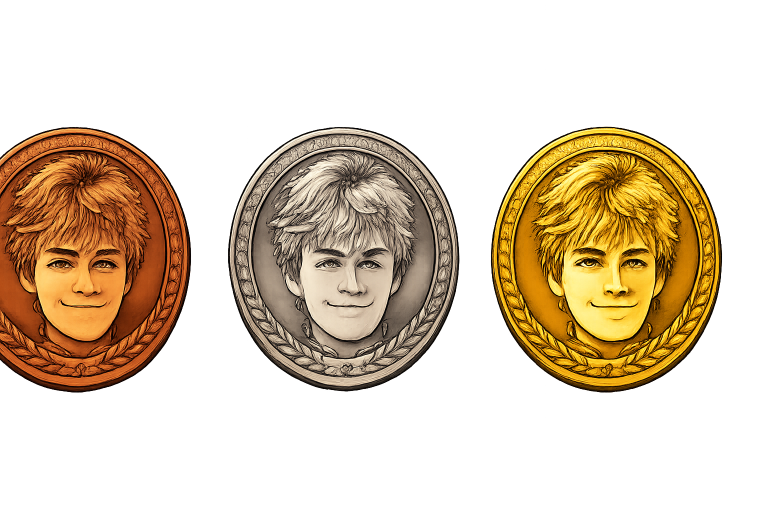
#> input picture tools/medals/source/babafey.png, 1536 x 1024 px (shown at 1/2 size); its folder holds only this picture in this run
$ python build-medals.py
#> lines starting #> are read from the running program, lines starting #| are printed output that depends on the picture; after the words box and inside, x2 and y2 are one past the last pixel; in counts of white or black regions, pixels touching at a corner belong together
"""
The boss medals (gpt-image-1.5, one sheet per boss: bronze, silver, gold left to right, transparent):
tools/medals/source/<boss>.png → public/assets/medals/<boss>-<bronze|silver|gold>.webp (256×256, the medal centred)
Run from the repo root: python3 tools/medals/build-medals.py
"""
import glob, os
import numpy as np
from PIL import Image
from scipy import ndimage

for f in sorted(glob.glob("tools/medals/source/*.png")):
    boss = os.path.basename(f)[:-4]
    img = Image.open(f).convert("RGBA")
#> img is the input picture: PIL image 1536x1024 RGBA; mean R, G, B, A 83.6, 58.5, 28.1, 90
    mask = ndimage.binary_dilation(np.array(img)[:, :, 3] > 30, iterations=6)
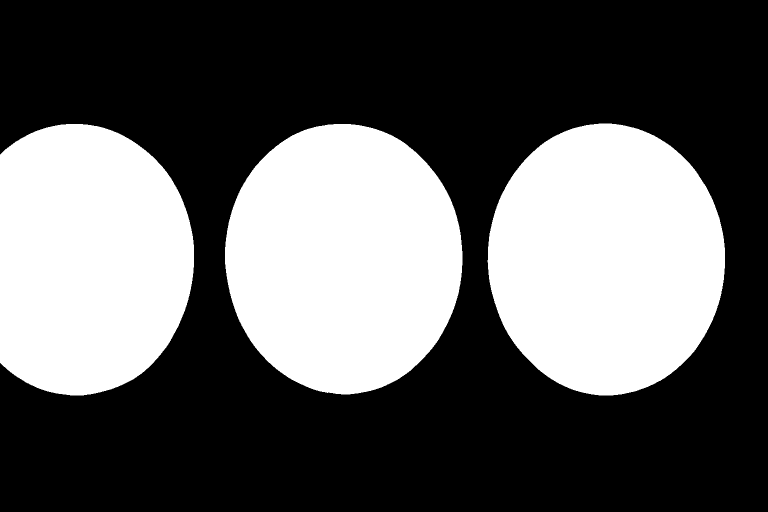
#> mask: shape (1024, 1536) bool (shown at 1/2 size); 36.9% white; 3 white regions, box (x1, y1, x2, y2) and area: (975, 247, 1450, 791) 202099, (450, 248, 925, 789) 201416, (0, 248, 388, 791) 177215
    lab, n = ndimage.label(mask)
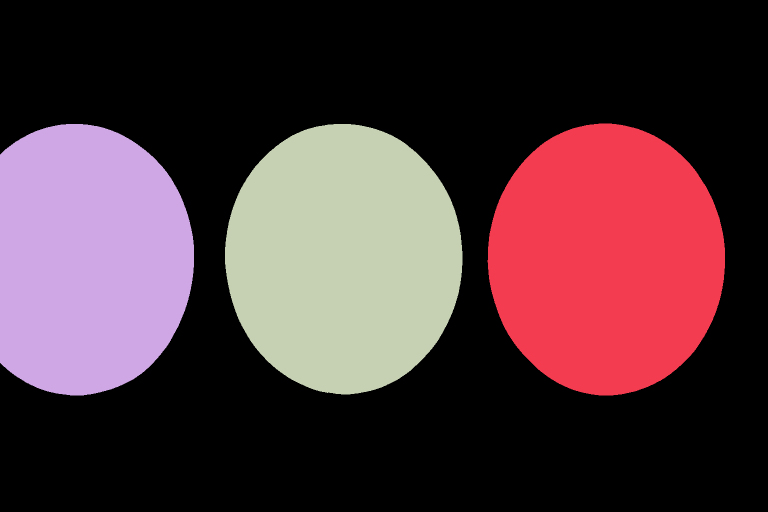
#> lab: shape (1024, 1536) int32 (shown at 1/2 size); 4 distinct labels, from 0 to 3; one colour per label, 0 black
#> n = 3
    boxes = sorted([s for s in ndimage.find_objects(lab) if (s[0].stop - s[0].start) * (s[1].stop - s[1].start) > 20000], key=lambda s: s[1].start)
#> boxes = 3 items
    assert len(boxes) == 3, (boss, len(boxes))
    for s, tier in zip(boxes, ["bronze", "silver", "gold"]):
        crop = img.crop((s[1].start, s[0].start, s[1].stop, s[0].stop))
        crop = crop.crop(crop.getchannel("A").point(lambda v: 255 if v > 20 else 0).getbbox())
        side = max(crop.size) + 6
        sq = Image.new("RGBA", (side, side))
        sq.alpha_composite(crop, ((side - crop.width) // 2, (side - crop.height) // 2))
        sq.resize((256, 256), Image.LANCZOS).save(f"public/assets/medals/{boss}-{tier}.webp", quality=88, method=6)
#> this loop made 3 passes
#> (tier, side) on passes 1 to 3: ('bronze', 537), ('silver', 535), ('gold', 538)
#> pass 1, `crop = img.crop((s[1].start, s[0].start, s[1].stop, s[0].stop))`:
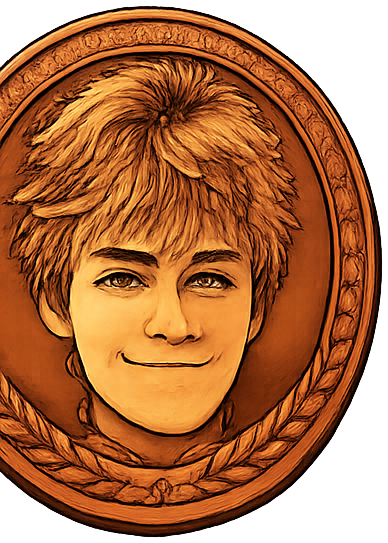
#> crop: PIL image 388x543 RGBA; mean R, G, B, A 148.4, 77.5, 31.4, 206.2; transparent parts drawn white
#> pass 1, `crop = crop.crop(crop.getchannel("A").point(lambda v: 255 if v > 20 el..`:
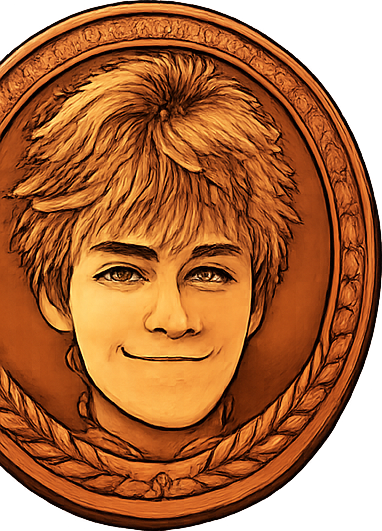
#> crop: PIL image 382x531 RGBA; mean R, G, B, A 150.5, 78.7, 31.9, 214.2; transparent parts drawn white
#> pass 1, `sq.resize((256, 256), Image.LANCZOS).save(f"public/assets/medals/{boss..`:
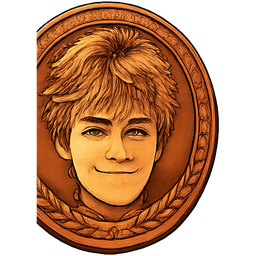
#> saved as babafey-bronze.webp: PIL image 256x256 RGBA; mean R, G, B, A 96.2, 50.9, 20.4, 150.7; transparent parts drawn white
#> after the loop:
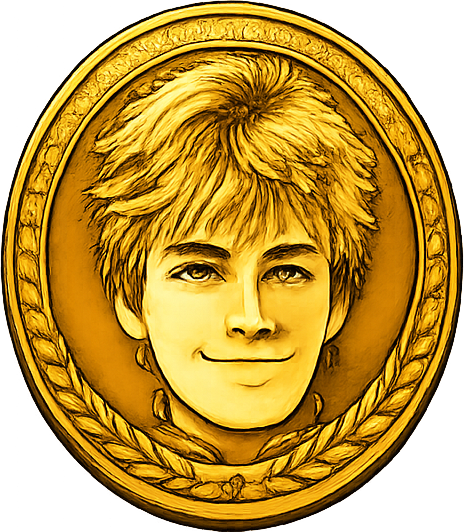
#> crop: PIL image 464x532 RGBA; mean R, G, B, A 166.4, 120.9, 22.8, 199.1; transparent parts drawn white
#> after the loop:
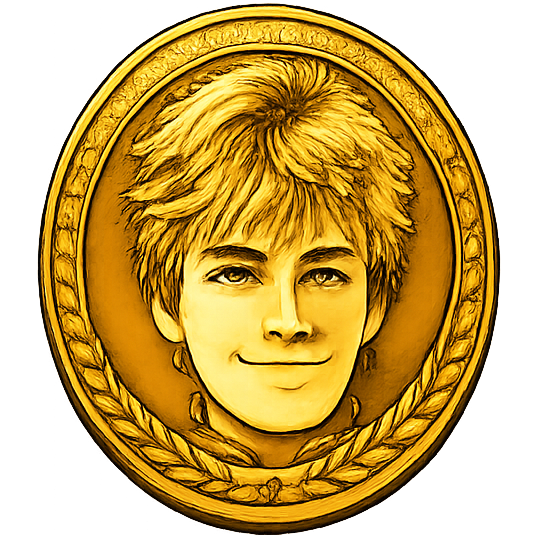
#> sq: PIL image 538x538 RGBA; mean R, G, B, A 122.8, 90.3, 16.9, 169.8; transparent parts drawn white
    print(boss)
